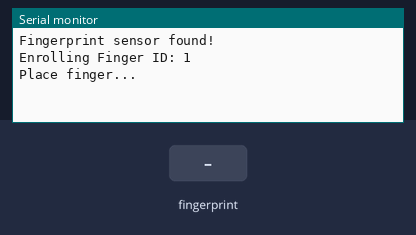
Simulated run of this sketch. Board: Arduino Uno, built with avr-gcc and run on an emulated ATmega328P. Parts: the last lines printed to the serial monitor. The test bench sets the inputs (shaded band).

Above: at 2.2 s.
2.3 s: finger stored as number 1 placed on the sensor
At 3.3 s:
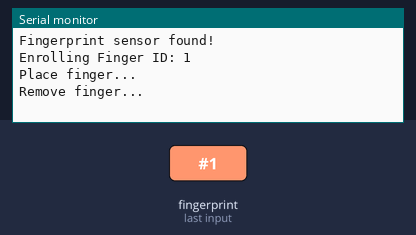
5.3 s: finger stored as number 1 placed on the sensor
At 6.0 s:
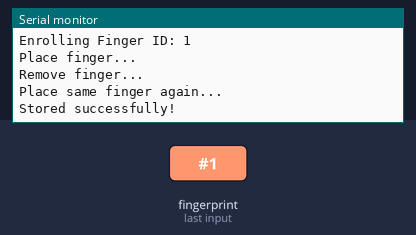

The sketch:

fingerprint_enrollment.ino.ino
```cpp
#include <Adafruit_Fingerprint.h>
#include <SoftwareSerial.h>

SoftwareSerial mySerial(3, 2); // RX, TX
Adafruit_Fingerprint finger = Adafruit_Fingerprint(&mySerial);

int id = 1;

void setup() {
  Serial.begin(9600);
  finger.begin(57600);

  if (finger.verifyPassword()) {
    Serial.println("Fingerprint sensor found!");
  } else {
    Serial.println("Sensor not found");
    while (1);
  }
}

void loop() {
  if (id <= 3) {
    Serial.print("Enrolling Finger ID: ");
    Serial.println(id);

    enrollFinger(id);
    id++;

    delay(2000);
  } else {
    Serial.println("All 3 fingerprints enrolled!");
    while (1);
  }
}

void enrollFinger(int id) {
  int p = -1;

  Serial.println("Place finger...");
  while (p != FINGERPRINT_OK) {
    p = finger.getImage();
  }

  finger.image2Tz(1);

  Serial.println("Remove finger...");
  delay(2000);
  while (finger.getImage() != FINGERPRINT_NOFINGER);

  Serial.println("Place same finger again...");
  while (finger.getImage() != FINGERPRINT_OK);

  finger.image2Tz(2);

  if (finger.createModel() == FINGERPRINT_OK) {
    if (finger.storeModel(id) == FINGERPRINT_OK) {
      Serial.println("Stored successfully!");
    } else {
      Serial.println("Error storing");
    }
  } else {
    Serial.println("Error creating model");
  }
}
```

Measured:
- after the input at 2.3 s, the serial monitor: prints a new line after 0.22 s (image 1)
- after the input at 5.3 s, the serial monitor: prints a new line after 0.20 s (image 2)
